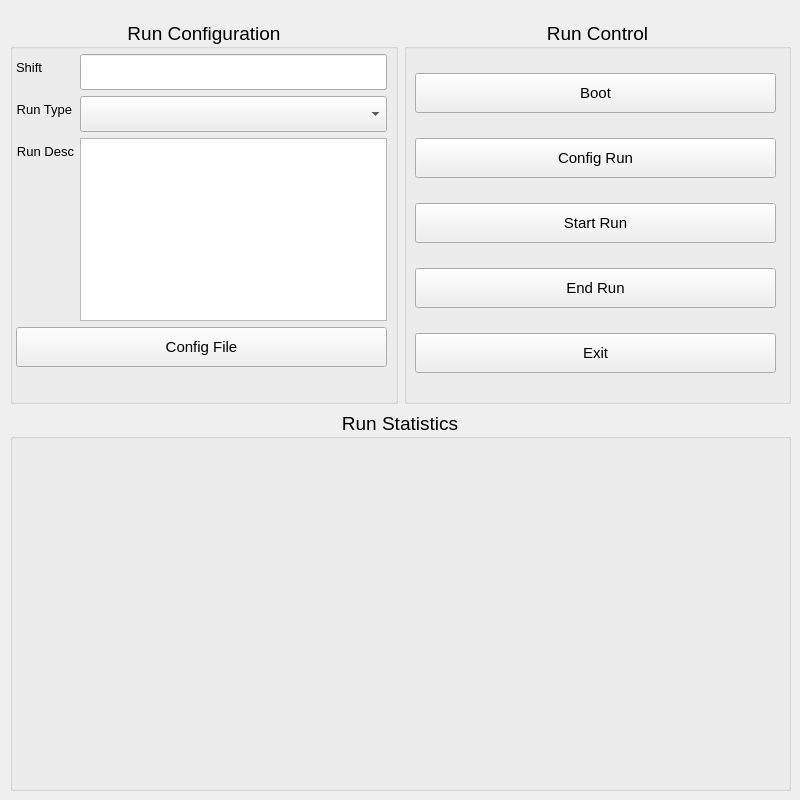
<?xml version="1.0" encoding="UTF-8"?>
<ui version="4.0">
 <class>MainWindow</class>
 <widget class="QMainWindow" name="MainWindow">
  <property name="geometry">
   <rect>
    <x>0</x>
    <y>0</y>
    <width>800</width>
    <height>800</height>
   </rect>
  </property>
  <property name="sizePolicy">
   <sizepolicy hsizetype="Fixed" vsizetype="Fixed">
    <horstretch>0</horstretch>
    <verstretch>0</verstretch>
   </sizepolicy>
  </property>
  <property name="minimumSize">
   <size>
    <width>800</width>
    <height>800</height>
   </size>
  </property>
  <property name="maximumSize">
   <size>
    <width>800</width>
    <height>800</height>
   </size>
  </property>
  <property name="windowTitle">
   <string>rc</string>
  </property>
  <widget class="QWidget" name="centralwidget">
   <widget class="QWidget" name="layoutWidget">
    <property name="geometry">
     <rect>
      <x>10</x>
      <y>20</y>
      <width>781</width>
      <height>771</height>
     </rect>
    </property>
    <layout class="QVBoxLayout" name="verticalLayout_3">
     <item>
      <layout class="QHBoxLayout" name="horizontalLayout">
       <item>
        <widget class="QGroupBox" name="groupBox">
         <property name="font">
          <font>
           <pointsize>14</pointsize>
          </font>
         </property>
         <property name="title">
          <string>Run Configuration</string>
         </property>
         <property name="alignment">
          <set>Qt::AlignCenter</set>
         </property>
         <widget class="QWidget" name="layoutWidget">
          <property name="geometry">
           <rect>
            <x>6</x>
            <y>34</y>
            <width>371</width>
            <height>334</height>
           </rect>
          </property>
          <layout class="QVBoxLayout" name="verticalLayout_2">
           <item>
            <layout class="QFormLayout" name="formLayout">
             <item row="0" column="0">
              <widget class="QLabel" name="label">
               <property name="font">
                <font>
                 <pointsize>10</pointsize>
                </font>
               </property>
               <property name="text">
                <string>Shift</string>
               </property>
               <property name="alignment">
                <set>Qt::AlignRight|Qt::AlignTrailing|Qt::AlignVCenter</set>
               </property>
              </widget>
             </item>
             <item row="0" column="1">
              <widget class="QLineEdit" name="ShiftConfig">
               <property name="minimumSize">
                <size>
                 <width>0</width>
                 <height>36</height>
                </size>
               </property>
               <property name="font">
                <font>
                 <pointsize>11</pointsize>
                </font>
               </property>
              </widget>
             </item>
             <item row="1" column="0">
              <widget class="QLabel" name="label_2">
               <property name="font">
                <font>
                 <pointsize>10</pointsize>
                </font>
               </property>
               <property name="text">
                <string>Run Type</string>
               </property>
               <property name="alignment">
                <set>Qt::AlignRight|Qt::AlignTrailing|Qt::AlignVCenter</set>
               </property>
              </widget>
             </item>
             <item row="1" column="1">
              <widget class="QComboBox" name="RunTypeConfig">
               <property name="minimumSize">
                <size>
                 <width>0</width>
                 <height>36</height>
                </size>
               </property>
               <property name="font">
                <font>
                 <pointsize>11</pointsize>
                </font>
               </property>
              </widget>
             </item>
             <item row="2" column="0">
              <widget class="QLabel" name="label_3">
               <property name="font">
                <font>
                 <pointsize>10</pointsize>
                </font>
               </property>
               <property name="text">
                <string>Run Desc</string>
               </property>
               <property name="alignment">
                <set>Qt::AlignRight|Qt::AlignTrailing|Qt::AlignVCenter</set>
               </property>
              </widget>
             </item>
             <item row="2" column="1">
              <widget class="QTextEdit" name="RunDescConfig">
               <property name="font">
                <font>
                 <pointsize>11</pointsize>
                </font>
               </property>
              </widget>
             </item>
            </layout>
           </item>
           <item>
            <widget class="QPushButton" name="ConfigFileButton">
             <property name="minimumSize">
              <size>
               <width>0</width>
               <height>40</height>
              </size>
             </property>
             <property name="font">
              <font>
               <pointsize>11</pointsize>
              </font>
             </property>
             <property name="text">
              <string>Config File</string>
             </property>
            </widget>
           </item>
           <item>
            <widget class="QLabel" name="ConfigFileLabel">
             <property name="font">
              <font>
               <pointsize>10</pointsize>
              </font>
             </property>
             <property name="text">
              <string/>
             </property>
             <property name="alignment">
              <set>Qt::AlignCenter</set>
             </property>
            </widget>
           </item>
          </layout>
         </widget>
        </widget>
       </item>
       <item>
        <widget class="QGroupBox" name="runControlBox">
         <property name="font">
          <font>
           <pointsize>14</pointsize>
          </font>
         </property>
         <property name="title">
          <string>Run Control</string>
         </property>
         <property name="alignment">
          <set>Qt::AlignCenter</set>
         </property>
         <widget class="QWidget" name="layoutWidget">
          <property name="geometry">
           <rect>
            <x>11</x>
            <y>34</y>
            <width>361</width>
            <height>341</height>
           </rect>
          </property>
          <layout class="QVBoxLayout" name="verticalLayout">
           <item>
            <widget class="QPushButton" name="BootButton">
             <property name="sizePolicy">
              <sizepolicy hsizetype="Fixed" vsizetype="Fixed">
               <horstretch>0</horstretch>
               <verstretch>0</verstretch>
              </sizepolicy>
             </property>
             <property name="minimumSize">
              <size>
               <width>0</width>
               <height>0</height>
              </size>
             </property>
             <property name="maximumSize">
              <size>
               <width>1000</width>
               <height>40</height>
              </size>
             </property>
             <property name="font">
              <font>
               <pointsize>11</pointsize>
              </font>
             </property>
             <property name="text">
              <string>Boot</string>
             </property>
            </widget>
           </item>
           <item>
            <widget class="QPushButton" name="ConfigButton">
             <property name="sizePolicy">
              <sizepolicy hsizetype="Fixed" vsizetype="Fixed">
               <horstretch>0</horstretch>
               <verstretch>0</verstretch>
              </sizepolicy>
             </property>
             <property name="minimumSize">
              <size>
               <width>0</width>
               <height>40</height>
              </size>
             </property>
             <property name="maximumSize">
              <size>
               <width>1000</width>
               <height>40</height>
              </size>
             </property>
             <property name="font">
              <font>
               <pointsize>11</pointsize>
              </font>
             </property>
             <property name="text">
              <string>Config Run</string>
             </property>
            </widget>
           </item>
           <item>
            <widget class="QPushButton" name="StartButton">
             <property name="sizePolicy">
              <sizepolicy hsizetype="Fixed" vsizetype="Fixed">
               <horstretch>0</horstretch>
               <verstretch>0</verstretch>
              </sizepolicy>
             </property>
             <property name="minimumSize">
              <size>
               <width>0</width>
               <height>40</height>
              </size>
             </property>
             <property name="maximumSize">
              <size>
               <width>1000</width>
               <height>40</height>
              </size>
             </property>
             <property name="font">
              <font>
               <pointsize>11</pointsize>
              </font>
             </property>
             <property name="text">
              <string>Start Run</string>
             </property>
            </widget>
           </item>
           <item>
            <widget class="QPushButton" name="EndButton">
             <property name="sizePolicy">
              <sizepolicy hsizetype="Fixed" vsizetype="Fixed">
               <horstretch>0</horstretch>
               <verstretch>0</verstretch>
              </sizepolicy>
             </property>
             <property name="minimumSize">
              <size>
               <width>0</width>
               <height>40</height>
              </size>
             </property>
             <property name="maximumSize">
              <size>
               <width>1000</width>
               <height>40</height>
              </size>
             </property>
             <property name="font">
              <font>
               <pointsize>11</pointsize>
              </font>
             </property>
             <property name="text">
              <string>End Run</string>
             </property>
            </widget>
           </item>
           <item>
            <widget class="QPushButton" name="ExitButton">
             <property name="sizePolicy">
              <sizepolicy hsizetype="Fixed" vsizetype="Fixed">
               <horstretch>0</horstretch>
               <verstretch>0</verstretch>
              </sizepolicy>
             </property>
             <property name="minimumSize">
              <size>
               <width>0</width>
               <height>40</height>
              </size>
             </property>
             <property name="maximumSize">
              <size>
               <width>1000</width>
               <height>40</height>
              </size>
             </property>
             <property name="font">
              <font>
               <pointsize>11</pointsize>
              </font>
             </property>
             <property name="text">
              <string>Exit</string>
             </property>
            </widget>
           </item>
          </layout>
         </widget>
        </widget>
       </item>
      </layout>
     </item>
     <item>
      <widget class="QGroupBox" name="RunStatsBox">
       <property name="maximumSize">
        <size>
         <width>16777215</width>
         <height>381</height>
        </size>
       </property>
       <property name="font">
        <font>
         <pointsize>14</pointsize>
        </font>
       </property>
       <property name="title">
        <string>Run Statistics</string>
       </property>
       <property name="alignment">
        <set>Qt::AlignCenter</set>
       </property>
      </widget>
     </item>
    </layout>
   </widget>
  </widget>
 </widget>
 <resources/>
 <connections/>
</ui>
